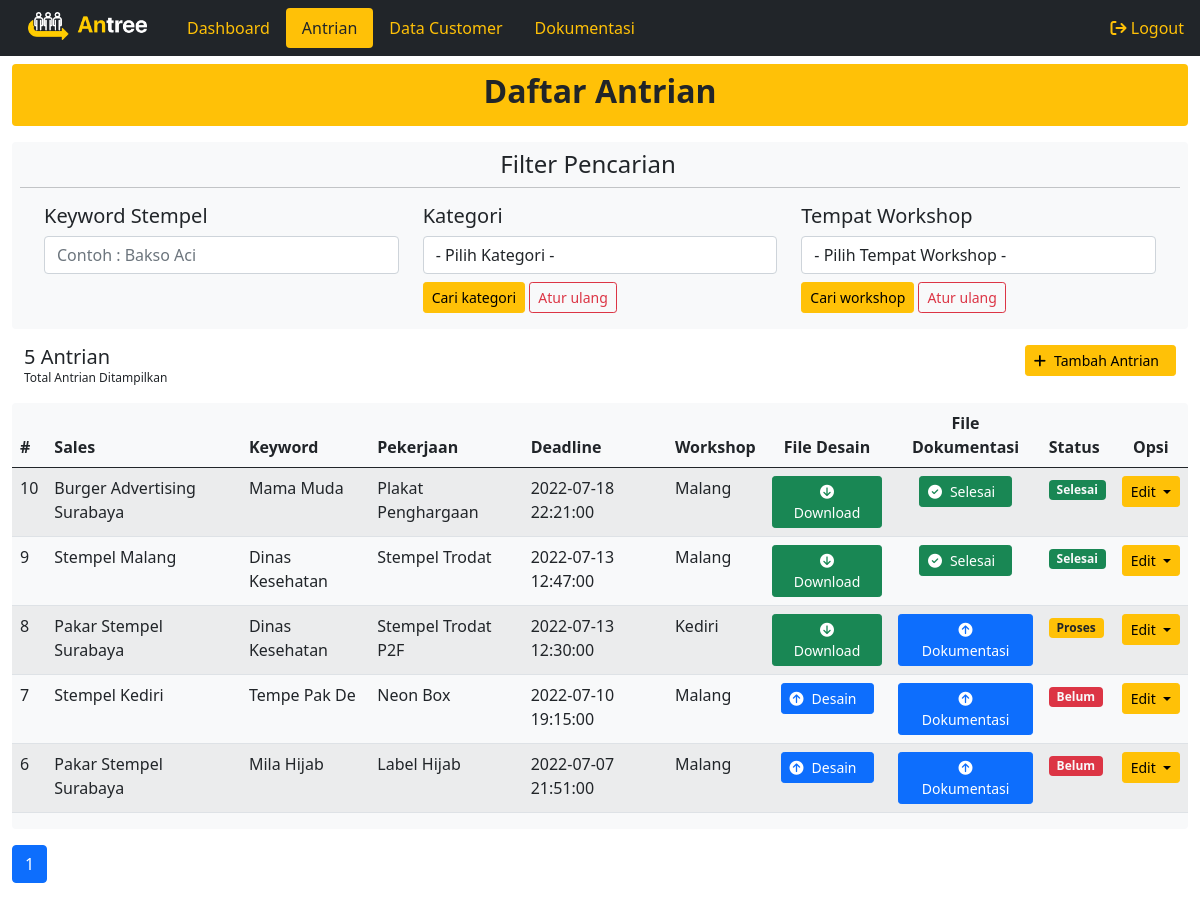
Page /list-antrian.php (signed in) on the committed database.
### tables this page shows
CREATE TABLE `data_antrian` (
  `tanggal_antrian` date NOT NULL,
  `no_antrian` int(3) NOT NULL,
  `nama_sales` varchar(255) NOT NULL,
  `keyword_stempel` text NOT NULL,
  `nama_pekerjaan` text NOT NULL,
  `mulai_kerja` datetime NOT NULL,
  `selesai_kerja` datetime NOT NULL,
  `tempat_workshop` varchar(255) NOT NULL,
  `nama_desainer` varchar(255) NOT NULL,
  `nama_operator` varchar(255) NOT NULL,
  `nama_finishing` varchar(255) NOT NULL,
  `nama_qc` varchar(255) NOT NULL,
  `file_desain` varchar(255) NOT NULL,
  `file_dokumentasi` varchar(255) NOT NULL
);

### connection.php (called while the page is built, shortened)
<?php
$connect = mysqli_connect('localhost', 'root', '', 'konterdi_antree');
function query($query)
{
    global $connect;
    $hasil = mysqli_query($connect, $query);
    $rows = [];
    while ($row = mysqli_fetch_assoc($hasil)) {
        $rows[] = $row;
    }
    return $rows;
}

### list-antrian.php (the view, shortened to what this page needs)
<?php
include('connection.php');
$jumlahDataPerHalaman = 30;
$jumlahData = count(query("SELECT * FROM data_antrian"));
$jumlahHalaman = ceil($jumlahData / $jumlahDataPerHalaman);
$halamanAktif = (isset($_GET['halaman'])) ? $_GET['halaman'] : 1;
$awalData = ($jumlahDataPerHalaman * $halamanAktif) - $jumlahDataPerHalaman;
$sql = query("SELECT * FROM data_antrian ORDER BY no_antrian DESC LIMIT $awalData,$jumlahDataPerHalaman");
$datasql = mysqli_query($connect, "SELECT * FROM data_antrian");
$jumlahAntrian = mysqli_num_rows($datasql);
?>
<!DOCTYPE html>
<html lang="en">
<head>
    <link href="style.css" rel="stylesheet">
    <link href="http://fonts.cdnfonts.com/css/sf-pro-display" rel="stylesheet">
    <link href="https://cdn.jsdelivr.net/npm/bootstrap@5.0.2/dist/css/bootstrap.min.css" rel="stylesheet"
>
</head>
<body>
    <nav class="navbar navbar-expand-md navbar-dark bg-dark fixed-top">
        <div class="container-fluid position-relative">
            <nav class="nav nav-pills nav-fill">
                <a href="#"><img src="logo/antree-brand.png" alt="logo-antree" height="32px" class="pt-1 me-4 ms-3"></a>
                <a class="nav-link text-warning" aria-current="page" href="#">Dashboard</a>
                <a class="nav-link active bg-warning text-dark" href="list-antrian.php">Antrian</a>
                <a class="nav-link text-warning" href="#">Data Customer</a>
                <a class="nav-link text-warning" href="dokumentasi-page.php" tabindex="-1"
                    aria-disabled="true">Dokumentasi</a>
                <div class="position-absolute top-50 end-0 translate-middle-y">
                    <a href="logout.php" class="nav-link float-end text-warning"><i
                            class="fa-solid fa-arrow-right-from-bracket"></i> Logout</a>
                </div>
            </nav>
        </div>
    </nav>
    <div class="container-fluid" style="margin-top: 4rem;">
        <div class="row mx-auto mt-3 bg-warning p-2 rounded">
            <h2 class="text-center" style="font-weight: bold;">Daftar Antrian</h2>
        </div>
        <div class="row mx-auto mt-3 bg-light p-2 rounded mb-3">
            <div class="row">
                <h4 class="text-center">Filter Pencarian</h4>
            </div>
            <hr>
            <form action="" method="POST" class="row mx-auto filterCari">
                <div class="col">
                    <label for="kategori">
                        <h5 class="text-center">Keyword Stempel</h5>
                    </label>
                    <input type="text" class="form-control" id="keyword" name="lacakKeyword"
                        placeholder="Contoh : Bakso Aci">
                </div>
                <div class="col">
                    <label for="kategori">
                        <h5 class="text-center">Kategori</h5>
                    </label>
                    <select class="form-control" id="kategori" name="kategori">
                        <option value="">- Pilih Kategori -</option>
                    </select>
                    <div class="col-auto my-2">
                        <input type="submit" class="btn btn-warning btn-sm cariKategori" name="cari"
                            value="Cari kategori"></input>
                        <button type="submit" class="btn btn-outline-danger btn-sm" name="hapusFilter">Atur
                            ulang</button>
                    </div>
                </div>
                <div class="col">
                    <label for="kategori">
                        <h5 class="text-center">Tempat Workshop</h5>
                    </label>
                    <select class="form-control selectWorkshop" id="kategori" name="workshop">
                        <option value="">- Pilih Tempat Workshop -</option>
                    </select>
                    <div class="col-auto my-2 align-content-center">
                        <input type="submit" class="btn btn-warning btn-sm cariWorkshop" name="cariWorkshop"
                            value="Cari workshop"></input>
                        <button type="submit" class="btn btn-outline-danger btn-sm" name="hapusFilter">Atur
                            ulang</button>
                    </div>
                </div>
            </form>
        </div>
        <div class="row mx-auto">
            <div class="col-md-10">
                <div>
                    <h5 class="m-0"><?= $jumlahAntrian; ?> Antrian</h5>
                    <p style="font-size: 12px ;" class="m-0">Total Antrian Ditampilkan</p>
                </div>
            </div>
            <div class="col-md-2 text-end">
                <a class="btn btn-warning btn-sm" href="form-daftar.php"><i class="fa-solid fa-plus"></i><span
                        class="px-2">Tambah
                        Antrian</span></a>
            </div>
        </div>
        <div class="table-responsive my-3 mx-auto mt-3 bg-light rounded mb-3" id="tabel-utama">
            <table class="table table-hover table-striped">
                <thead>
                    <tr>
                        <th scope="col">#</th>
                        <th scope="col">Sales</th>
                        <th scope="col">Keyword</th>
                        <th scope="col">Pekerjaan</th>
                        <th scope="col">Deadline</th>
                        <th scope="col">Workshop</th>
                        <th scope="col" class="text-center">File Desain</th>
                        <th scope="col" class="text-center">File Dokumentasi</th>
                        <th scope="col">Status</th>
                        <th scope="col" class="text-center">Opsi</th>
                    </tr>
                </thead>
                <tbody>
                    <?php
                    foreach ($sql as $result) {
                        echo '<tr>';
                        echo '<td>' . $result['no_antrian'] . '</td>';
                        echo '<td>' . $result['nama_sales'] . '</td>';
                        echo '<td>' . $result['keyword_stempel'] . '</td>';
                        echo '<td>' . $result['nama_pekerjaan'] . '</td>';
                        echo '<td>' . $result['selesai_kerja'] . '</td>';
                        echo '<td>' . $result['tempat_workshop'] . '</td>';
                        echo '<td class="text-center">';
                        if ($result['file_desain'] == "") {
                            echo "<a href='edit-file.php?no_antrian=" . $result['no_antrian'] . "' type='button' class='btn btn-primary btn-sm'><i class='fa-solid fa-circle-arrow-up'></i><span class='mx-2'>Desain</span></a>";
                        } elseif ($result['file_desain'] != "") {
                            echo "<a href='edit-file.php?no_antrian=" . $result['no_antrian'] . "' type='button' class='btn btn-success btn-sm'><i class='fa-solid fa-circle-arrow-down'></i><span class='mx-2'>Download</span></a>";
                        }
                        echo '</td>';
                        echo '<td class="text-center">';
                        if ($result['file_dokumentasi'] == "") {
                            echo "<a href='upload-dokumentasi.php?no_antrian=" . $result['no_antrian'] . "' type='button' class='btn btn-primary btn-sm'><i class='fa-solid fa-circle-arrow-up'></i><span class='mx-2'>Dokumentasi</span></a>";
                        } else if ($result['file_dokumentasi'] != "") {
                            echo "<a href='upload-dokumentasi.php?no_antrian=" . $result['no_antrian'] . "' type='button' class='btn btn-success btn-sm'><i class='fa-solid fa-circle-check'></i><span class='mx-2'>Selesai</span></a>";
                        }
                        echo '</td>';
                        echo '<td>';
                        if ($result['file_desain'] == "" && $result['file_dokumentasi'] == "") {
                            echo '<span class="badge bg-danger text-light">Belum</span>';
                        } else if ($result['file_desain'] != "" && $result['file_dokumentasi'] == "") {
                            echo '<span class="badge bg-warning text-dark">Proses</span>';
                        } else if ($result['file_desain'] != "" && $result['file_dokumentasi'] != "") {
                            echo '<span class="badge bg-success text-light">Selesai</span>';
                        }
                        echo '</td>';
                        echo '<td class="text-center">';
                        echo '  <button type="button" class="btn btn-warning btn-sm dropdown-toggle" data-bs-toggle="dropdown" aria-expanded="false">
                                    Edit
                                </button>
                                <div class="dropdown-menu" x-placement="bottom-start" style="position: absolute; will-change: transform; top: 0px; left: 0px; transform: translate3d(0px, 38px, 0px);">
                                    <a class="dropdown-item" href="edit-antrian.php?no_antrian=' . $result['no_antrian'] . '">Edit Antrian</a>
                                    <a class="dropdown-item deleteAntrian" href="delete-antrian.php?no_antrian=' . $result['no_antrian'] . '">Hapus Antrian</a>
                                ';
                        echo '</td>';
                        echo '</tr>';
                    }
                    ?>
                </tbody>
            </table>
        </div>
        <nav aria-label="Page navigation example">
            <ul class="pagination">
                <?php for ($i = 1; $i <= $jumlahHalaman; $i++) : ?>
                <?php if ($i == $halamanAktif) : ?>
                <li class="page-item active"><a class="page-link" href="?halaman=<?= $i; ?>"><?= $i; ?></a></li>
                <?php else : ?>
                <li class="page-item"><a class="page-link" href="?halaman=<?= $i; ?>"><?= $i; ?></a></li>
                <?php endif; ?>
                <?php endfor; ?>
            </ul>
        </nav>
    </div>
</body>
</html>

### rows in the picture
data_antrian: no_antrian "10", nama_sales "Burger Advertising Surabaya", keyword_stempel "Mama Muda", nama_pekerjaan "Plakat Penghargaan", selesai_kerja "2022-07-18 22:21:00", tempat_workshop "Malang", file_dokumentasi "Selesai"
data_antrian: no_antrian "9", nama_sales "Stempel Malang", keyword_stempel "Dinas Kesehatan", nama_pekerjaan "Stempel Trodat", selesai_kerja "2022-07-13 12:47:00", tempat_workshop "Malang", shows "Selesai"
data_antrian: no_antrian "8", nama_sales "Pakar Stempel Surabaya", keyword_stempel "Dinas Kesehatan", nama_pekerjaan "Stempel Trodat P2F", selesai_kerja "2022-07-13 12:30:00", tempat_workshop "Kediri", file_dokumentasi "Proses"
data_antrian: no_antrian "7", nama_sales "Stempel Kediri", keyword_stempel "Tempe Pak De", nama_pekerjaan "Neon Box", selesai_kerja "2022-07-10 19:15:00", tempat_workshop "Malang", file_desain "Belum"
data_antrian: no_antrian "6", nama_sales "Pakar Stempel Surabaya", keyword_stempel "Mila Hijab", nama_pekerjaan "Label Hijab", selesai_kerja "2022-07-07 21:51:00", tempat_workshop "Malang", file_desain "Belum"

### other values in the picture
$jumlahAntrian "5"
